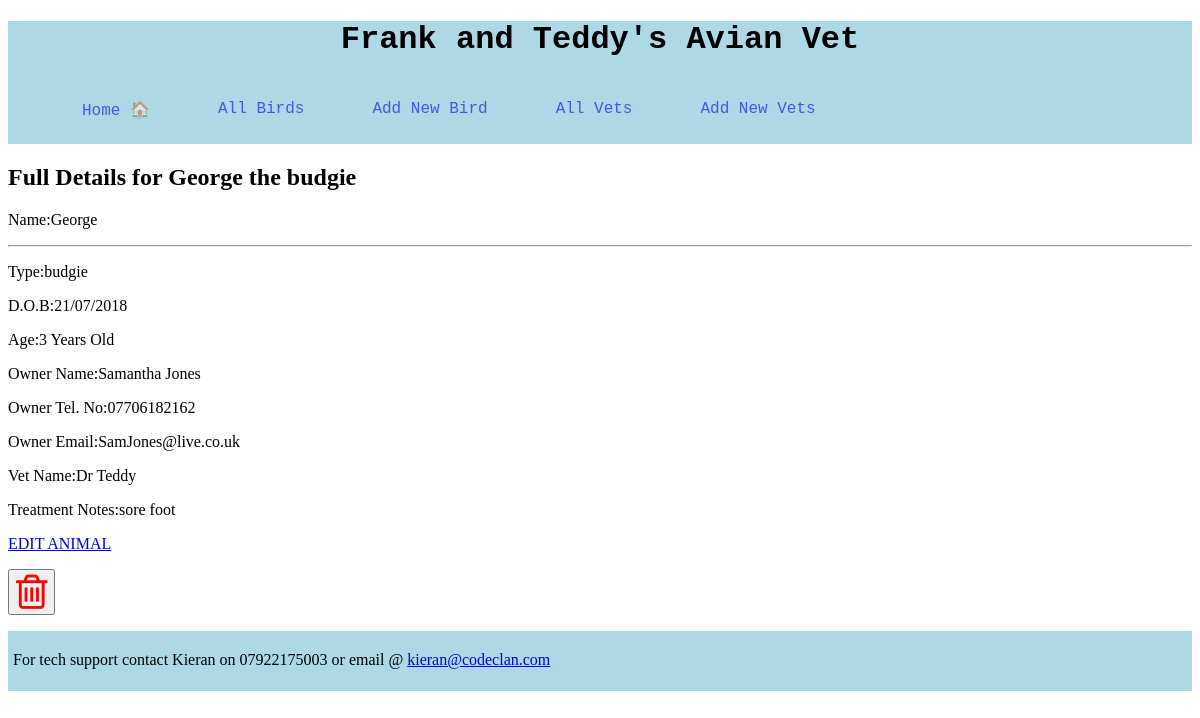
The page /animals/2 on the database as committed earlier.
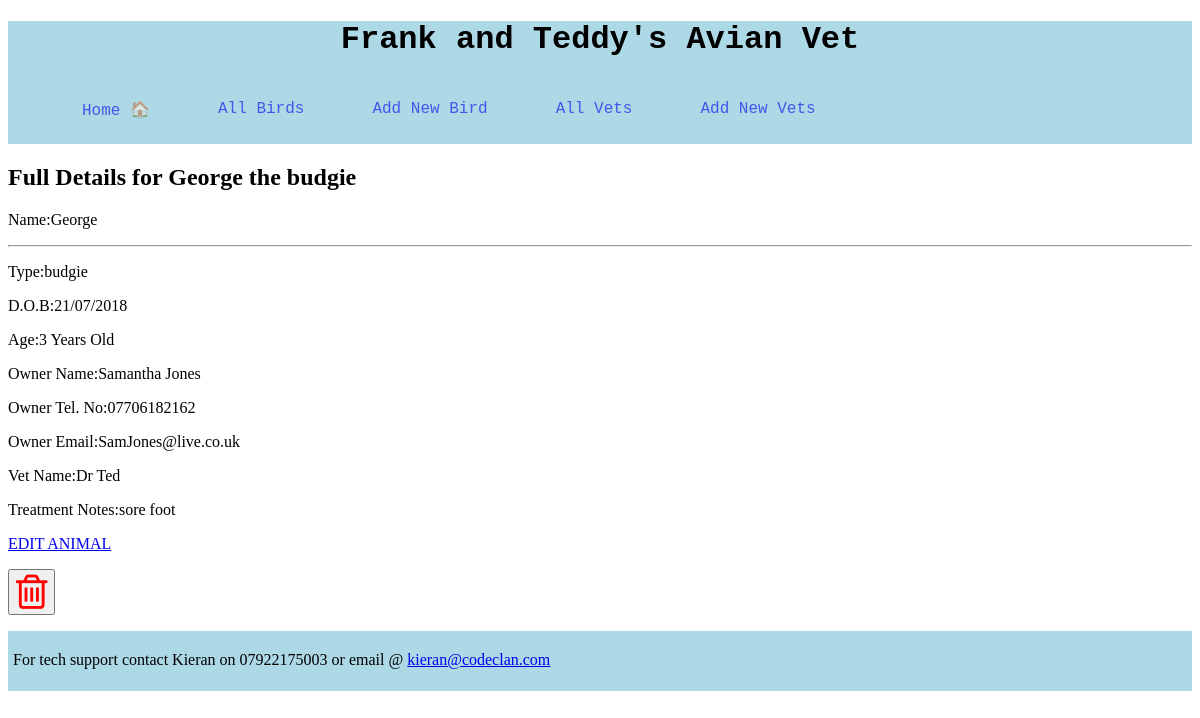
The same page on the database as committed later.
### tables this page shows
CREATE TABLE vets (
    id INTEGER PRIMARY KEY AUTOINCREMENT,
    name VARCHAR
);

### controllers/animals_controller.py (the view)
@animals_blueprint.route("/animals/<id>")
def show_animal(id):
    animal = animal_repository.select(id)
    return render_template("/animals/show.html", animal=animal)

### db/run_sql.py (called while the page is built)
def get_db():
    path = os.path.dirname(os.path.abspath(__file__))
    db = os.path.join(path, "vet_management.db")
    conn = sqlite3.connect(db)
    conn.execute("PRAGMA foreign_keys = 1")
    conn.row_factory = sqlite3.Row
    return conn

def run_sql(sql, values=[]):
    db = get_db()
    cursor = db.cursor()
    cursor.execute(sql, values)
    results = cursor.fetchall()
    db.commit()
    db.close()
    return results

### repositories/animal_repository.py (called while the page is built)
def select(id):
    animal = None
    sql = "SELECT * FROM animals WHERE id = ?"
    values = [id]
    result = run_sql(sql, values)[0]
    if result is not None:
        vet = vet_repository.select(result['vet_id'])
        animal = Animal(result['name'], result['type'], result['dob'], result['age'],
                        result['owner'], result['owner_tel'], result['owner_email'], result['notes'], vet, result['id'])
    return animal

### repositories/vet_repository.py (called while the page is built)
def select(id):
    vet = None
    sql = "SELECT * FROM vets WHERE id = ?"
    values = [id]
    result = run_sql(sql, values)[0]
    if result is not None:
        vet = Vet(result['name'], result['id'])
    return vet

### templates/animals/show.html
{% extends 'base.html' %}
{% block content %}
<h2>Full Details for {{animal.name}} the {{animal.type}}</h2>
<div>
    <p>Name:{{animal.name}}</p>
    <hr>
    <p>Type:{{animal.type}}</p>
    <p>D.O.B:{{animal.dob}}</p>
    <p>Age:{{animal.age}} Years Old</p>
    <p>Owner Name:{{animal.owner}}</p>
    <p>Owner Tel. No:{{animal.owner_tel}} </p>
    <p>Owner Email:{{animal.owner_email}}</p>
    <p>Vet Name:{{animal.vet.name}} </p>
    <p>Treatment Notes:{{animal.notes}} </p>
    <p><a href="/animals/{{ animal.id }}/edit">EDIT ANIMAL</a></p>
    <div class="buttons">
      <form class="delete-form" action="/animals/{{animal.id}}/delete" method="POST">
        <button class="trash-button"><i class="fa fa-trash-o fa-3x" style="color:red" aria-hidden="true"></i></button>
      </form>
  </div>
{% endblock %}

Rows that differ between the two databases and show on the page:
changed vets: vet.name "Dr Teddy" → "Dr Ted"
